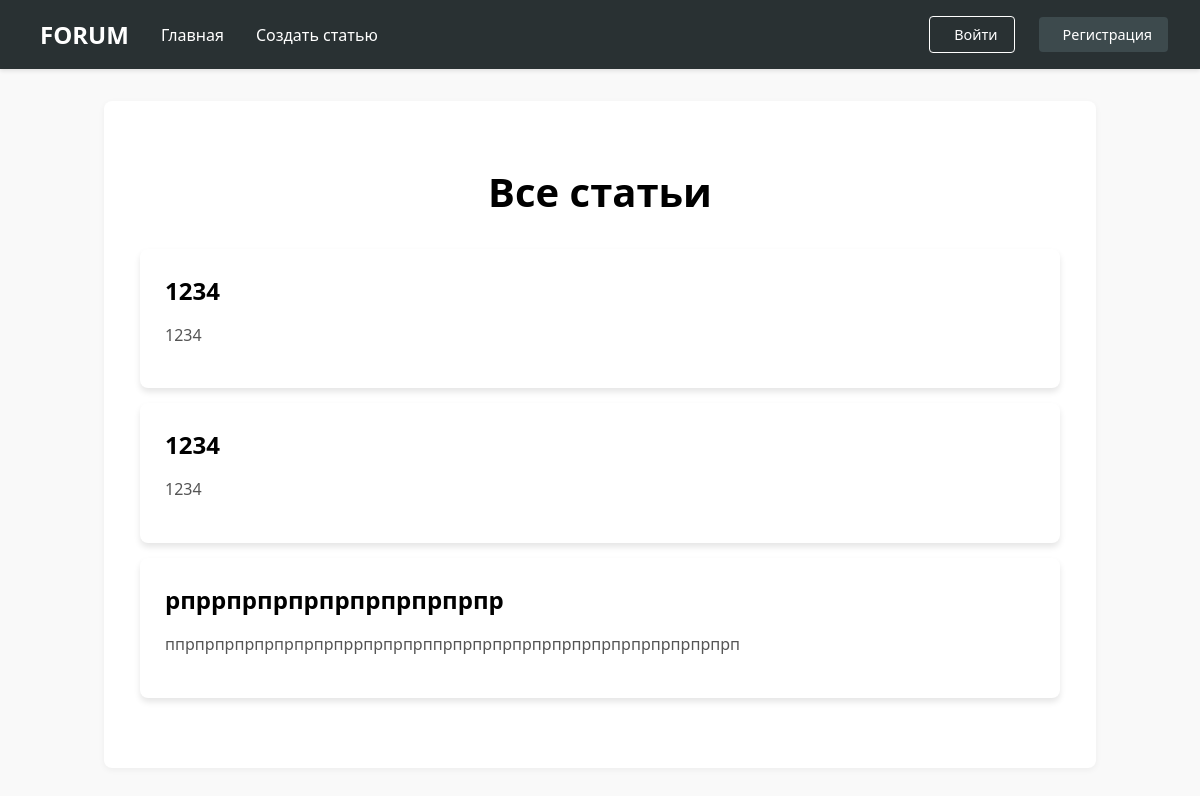
The app's page /, older data.
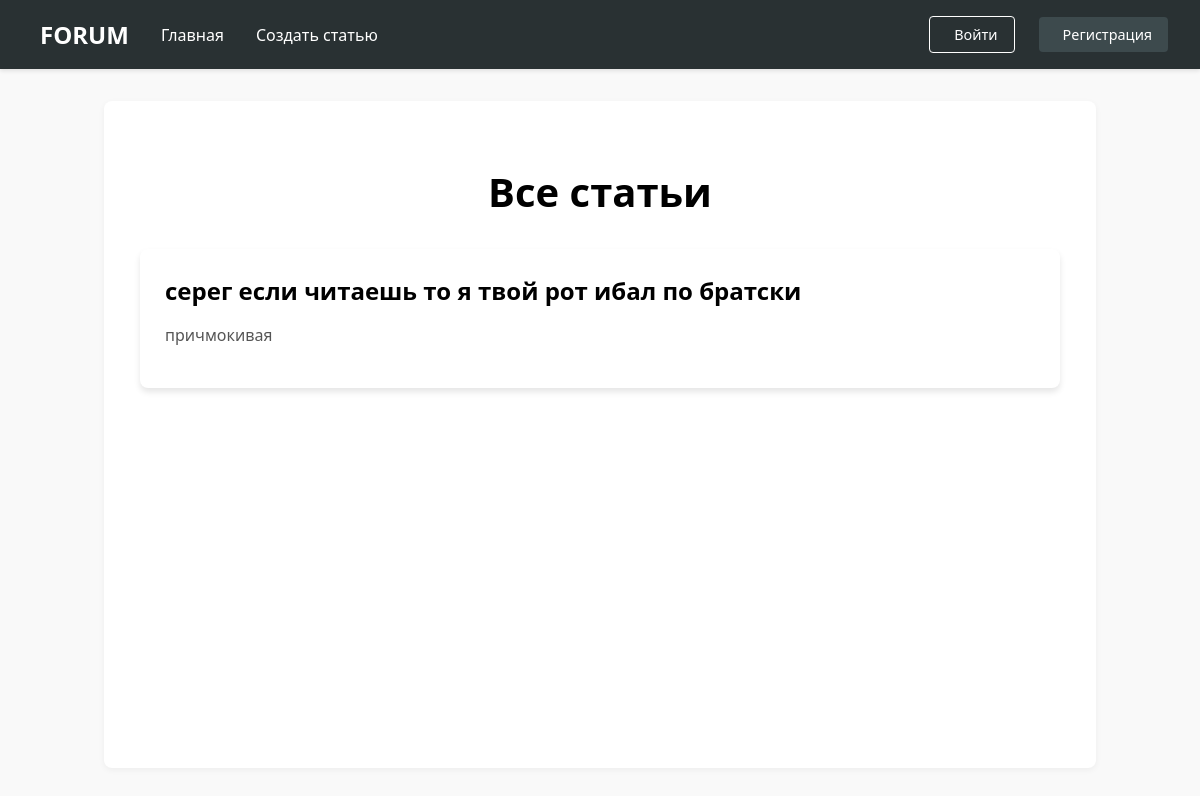
The same page, newer data.
### forumApp/models.py (models this page shows, shortened)
class Articles(models.Model):
    name = models.CharField(max_length=255)
    content = models.TextField()
    author = models.ForeignKey(
        User,
        on_delete=models.CASCADE,
        default=1
    )
    created_at = models.DateTimeField(default=timezone.now)  # Добавляем поле даты создания

### forumApp/views.py (the view)
# urls.py: path('', views.main_page, name='main_page'),
def main_page(request):
    articles = Articles.objects.all().order_by('-id')
    return render(request, 'main_page.html', {'articles': articles})

### forumApp/templates/main_page.html (shortened to what this page needs)
{% extends 'base.html' %}
{% load static %}
{% block extra_css %}
<link rel="stylesheet" href="{% static 'css/main_page.css' %}">
{% endblock %}
{% block content %}
<div class="articles-container">
    <h1>Все статьи</h1>
    <ul class="articles-list">
        {% for article in articles %}
        <li class="article-item">
            <h3>{{ article.name }}</h3>
            <p>{{ article.content|truncatechars:100 }}</p>
        </li>
        {% empty %}
        <li class="empty-message">Статей пока нет</li>
        {% endfor %}
    </ul>
</div>
{% endblock %}

### forumApp/templates/base.html (shortened to what this page needs)
{% load static %}
<!DOCTYPE html>
<html>
<head>
    <link rel="stylesheet" href="{% static 'css/base.css' %}">
    {% block extra_css %}{% endblock %}
</head>
<body>
    {% include 'header.html' %}
    <div class="main-container">
        {% block content %}{% endblock %}
    </div>
</body>
</html>

### forumApp/templates/header.html (shortened to what this page needs)
{% load static %}
{% block extra_css %}
<link rel="stylesheet" href="{% static 'css/header.css' %}">
{% endblock %}
<nav class="navbar">
    <div class="nav-container">
        <div class="nav-left">
            <a href="/" class="nav-logo"> FORUM</a>
            <a href="/" class="nav-link"> Главная</a>
            {% if user.is_authenticated %}
                <a href="/create/" class="nav-link"><i class="fas fa-plus-circle"></i> Создать статью</a>
            {% else %}
                <a href="/login/?next=/create/" class="nav-link nav-create"> Создать статью</a>
            {% endif %}
        </div>
        <div class="nav-right">
            {% if user.is_authenticated %}
                <div class="dropdown">
                    <a href="{% url 'profile' %}" class="nav-profile">
                        <div class="profile-info">
                            <div class="avatar-container">
                                {% if user.profile.avatar %}
                                    <img src="{{ user.profile.avatar.url }}" alt="Аватар" class="avatar">
                                {% else %}
                                    <div class="avatar-default">{{ user.username|first|upper }}</div>
                                {% endif %}
                            </div>
                            <span class="username">{{ user.username }}</span>
                        </div>
                        <i class="fas fa-chevron-down dropdown-icon"></i>
                    </a>
                    <div class="dropdown-menu">
                        <a href="{% url 'profile' %}"><i class="fas fa-user"></i> Профиль</a>
                        <a href="{% url 'logout' %}"><i class="fas fa-sign-out-alt"></i> Выйти</a>
                    </div>
                </div>
            {% else %}
                <a href="/login/" class="nav-btn nav-login"> Войти</a>
                <a href="/register/" class="nav-btn nav-register"> Регистрация</a>
            {% endif %}
        </div>
    </div>
</nav>

### forumApp/static/css/base.css (style rules this page uses)
body { margin: 0; font-family: 'Segoe UI', Tahoma, Geneva, Verdana, sans-serif; background-color: #f9f9f9; color: #000; display: flex; flex-direction: column; min-height: 100vh; }
.main-container { max-width: 960px; margin: 2rem auto; padding: 1rem; background: white; border-radius: 8px; box-shadow: 0 2px 6px rgba(0, 0, 0, 0.05); }
html, body { height: 100%; }
body { display: flex; flex-direction: column; }
.main-container { flex: 1 0 auto; width: 100%; }

### forumApp/static/css/main_page.css (style rules this page uses)
.articles-container { max-width: 1200px; margin: 0 auto; padding: 20px; }
h1 { color: #000; text-align: center; margin-bottom: 30px; font-size: 2.5rem; }
.articles-list { list-style: none; padding: 0; display: flex; flex-direction: column; gap: 15px; }
.article-item { background: white; border-radius: 8px; padding: 25px; box-shadow: 0 4px 6px rgba(0, 0, 0, 0.1); transition: transform 0.3s ease, box-shadow 0.3s ease; overflow: hidden; }
.article-item h3 { color: #000; margin-top: 0; margin-bottom: 15px; font-size: 1.5rem; word-break: break-word; }
.article-item p { color: #555; line-height: 1.6; margin-bottom: 15px; overflow: hidden; text-overflow: ellipsis; display: block; cursor: pointer; transition: all 0.3s ease; }

### forumApp/static/css/header.css (style rules this page uses)
.navbar { background-color: #293133; color: white; padding: 1rem 2rem; box-shadow: 0 2px 4px rgba(0,0,0,0.1); position: sticky; top: 0; z-index: 1000; }
.nav-container { display: flex; justify-content: space-between; align-items: center; max-width: 1200px; margin: 0 auto; }
.nav-left, .nav-right { display: flex; align-items: center; gap: 1.5rem; }
.nav-logo, .nav-link, .nav-btn { color: white; text-decoration: none; transition: all 0.3s ease; }
.nav-logo { font-size: 1.5rem; font-weight: bold; }
.nav-btn { padding: 0.5rem 1rem; border-radius: 4px; font-size: 0.9rem; display: flex; align-items: center; }
.nav-login { background-color: transparent; border: 1px solid white; }
.nav-register { background-color: #3d4a4d; border: none; }

Row changes from the older to the newer data that the page shows:
removed Articles: name "1234", content "1234"
removed Articles: name "1234", content "1234"
removed Articles: name "рпррпрпрпрпрпрпрпрпрпр", content "ппрпрпрпрпрпрпрпрпррпрпрпрппрпрпрпрпрпрпрпрпрпрпрпрпрпрпрп"
added Articles: name "серег если читаешь то я твой рот ибал по братски", content "причмокивая"
